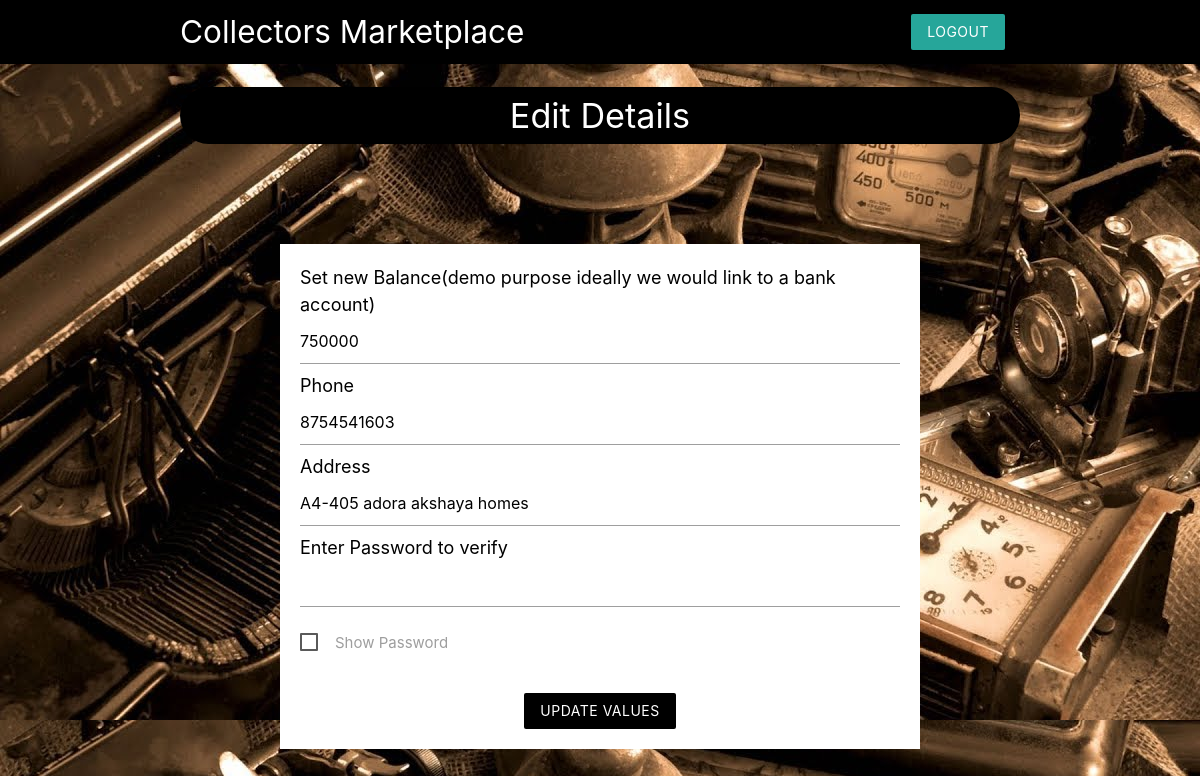
Page /user/edit_info.php (signed in) on the committed database.
### tables this page shows
CREATE TABLE `customers` (
  `cust_id` int(5) NOT NULL,
  `cust_username` varchar(50) NOT NULL,
  `cust_pass` int(11) NOT NULL,
  `cust_name` varchar(20) NOT NULL,
  `cust_addr` text NOT NULL,
  `cust_email` varchar(50) NOT NULL,
  `cust_image` varchar(255) NOT NULL,
  `cust_phone` bigint(10) NOT NULL,
  `cust_balance` int(5) NOT NULL
);

### user/edit_info.php (the view, shortened to what this page needs)
<?php
include("../templates/database_conn.php");
$uid=$_SESSION['USER_ID'];
$sql1="SELECT * FROM `customers` WHERE cust_id ='$uid'";
$res=mysqli_query($con,$sql1);
$urow = mysqli_fetch_array($res, MYSQLI_ASSOC);
$user_balance=$urow['cust_balance'];
$user_addr=$urow['cust_addr'];
$phone=$urow['cust_phone'];
?>
<!DOCTYPE html>
<html lang="en">
<head>
    <link rel="stylesheet" href="https://cdnjs.cloudflare.com/ajax/libs/materialize/1.0.0/css/materialize.min.css">
</head>
<body>
<nav class="black z-depth-0">
		<div class ="container">
			<a href="user_home.php" class="brand-logo brand-text">Collectors Marketplace</a>
            <ul id="nav-mobile" class="right hide-on-small-and-down">
                <li><a href="user_logout.php" class="btn brand z-depth-0">Logout</a></li>
			</ul>
		</div>
	</nav>
    <section class="container grey-text" >
        <h4 class="center white-text" style="background-color:black; border-radius:30px; padding:10px;">
        Edit Details
        </h4>
 <form class="white" method="POST" enctype="multipart/form-data">
     <label style="font-size:18px; color:black;">Set new Balance(demo purpose ideally we would link to a bank account)</label>
     <input type="number" name="user_balance" value='<?php echo $user_balance?>' required min=10000>
     <label style="font-size:18px; color:black;">Phone</label>
     <input type="number" name="user_phone" value='<?php echo $phone?>' required>
     <label style="font-size:18px; color:black;">Address</label>
     <input type="text" name="user_addr" value='<?php echo $user_addr?>' required>
     <label style="font-size:18px; color:black;">Enter Password to verify</label>
     <input type="password" name="password" value='' required id="mypass">
     <p>
      <label>
        <span>Show Password</span>
      </label>
    </p>
     <br>
     <div class="center">
         <input type="submit" name="submit" value="Update values" class="btn brand z-depth-0" style="background-color:black;"></input>
     </div>
 </form>
</section>
</body>
</html>

### user/edit_info.php (style rules this page uses)
form { max-width: 800px; margin: 100px; padding: 20px; }
body { background-image: url('../templates/images/bg_theme.jpg'); }

### rows in the picture
customers: user_balance "750000", user_phone "8754541603", user_addr "A4-405 adora akshaya homes"
